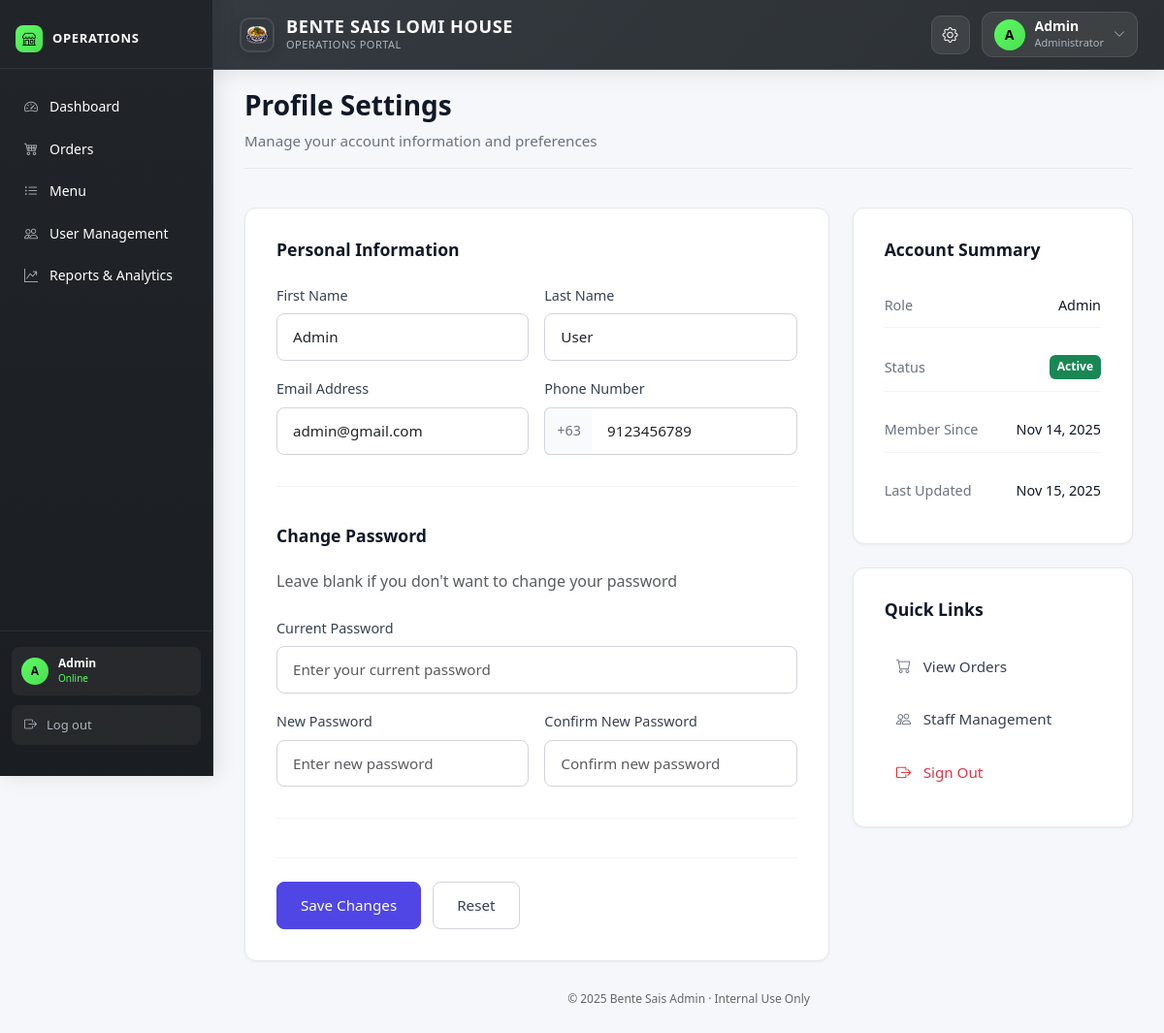
/admin/profile.php (signed in), run on an earlier commit of the app's database.
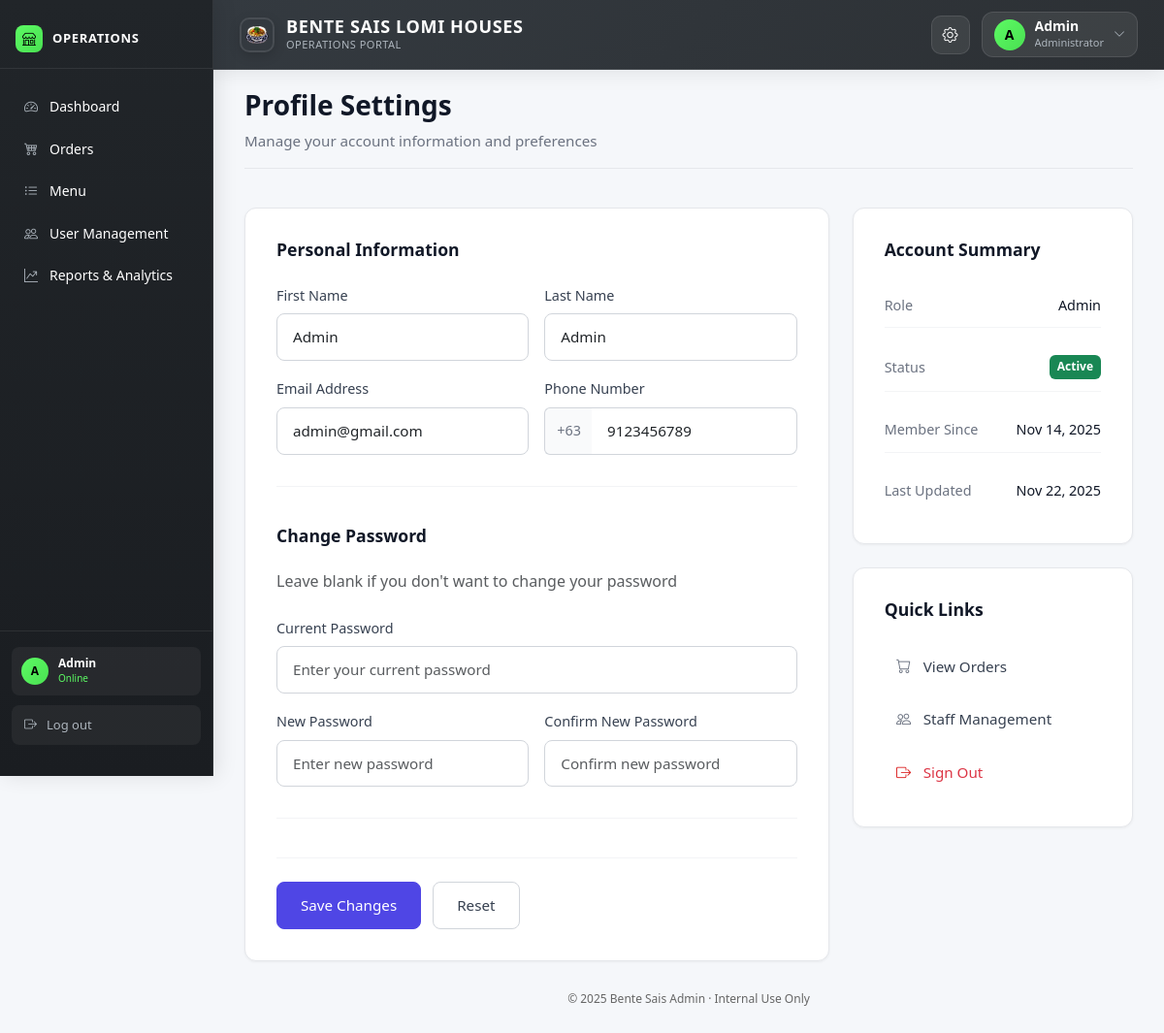
And on a later commit of the database.
### tables this page shows
CREATE TABLE `system_settings` (
  `setting_id` int(11) NOT NULL,
  `setting_key` varchar(100) NOT NULL,
  `setting_value` text DEFAULT NULL,
  `setting_type` enum('string','number','boolean','json') DEFAULT 'string',
  `description` text DEFAULT NULL,
  `updated_at` datetime DEFAULT current_timestamp() ON UPDATE current_timestamp()
);

CREATE TABLE `users` (
  `user_id` int(11) NOT NULL,
  `first_name` varchar(50) NOT NULL,
  `last_name` varchar(50) NOT NULL,
  `email` varchar(100) DEFAULT NULL,
  `phone` varchar(20) DEFAULT NULL,
  `password` varchar(255) DEFAULT NULL,
  `verification_code` varchar(6) DEFAULT NULL,
  `email_verified_at` datetime DEFAULT NULL,
  `role` enum('admin','staff','customer','driver') DEFAULT 'customer',
  `is_active` tinyint(1) DEFAULT 1,
  `created_at` datetime DEFAULT current_timestamp(),
  `updated_at` datetime DEFAULT current_timestamp() ON UPDATE current_timestamp()
);

### includes/db_connect.php (called while the page is built, shortened)
<?php
$project_root_fs = dirname(__DIR__);
$document_root_fs = $_SERVER['DOCUMENT_ROOT'];
$project_root_norm = str_replace('\\', '/', $project_root_fs);
$document_root_norm = str_replace('\\', '/', $document_root_fs);
$project_root_norm = rtrim($project_root_norm, '/');
$document_root_norm = rtrim($document_root_norm, '/');
$base_path = str_replace($document_root_norm, '', $project_root_norm);
$BASE_URL = rtrim($base_path, '/');
?>

### admin/profile.php (the view, shortened to what the changed rows need)
<?php
include __DIR__ . '/includes/header.php';
$user_id = $_SESSION['user_id'];
$user_query = $conn->prepare("SELECT * FROM users WHERE user_id = ?");
$user_query->bind_param("i", $user_id);
$user_query->execute();
$user_result = $user_query->get_result();
$user = $user_result->fetch_assoc();
?>
<div class="container-fluid">
    <main class="main-content">
        <div class="page-header mb-6">
            <h1 class="page-title">Profile Settings</h1>
        </div>
        <div class="row">
            <div class="col-lg-8">
                <div class="card">
                    <div class="card-body">
                        <form method="POST" id="profileForm">
                            <div class="section mb-6">
                                <div class="row g-3">
                                    <div class="col-md-6">
                                        <label class="form-label">First Name</label>
                                        <input type="text" class="form-control" name="first_name"
                                               value="<?= htmlspecialchars($user['first_name'] ?? '') ?>"
                                               required>
                                    </div>
                                    <div class="col-md-6">
                                        <label class="form-label">Last Name</label>
                                        <input type="text" class="form-control" name="last_name"
                                               value="<?= htmlspecialchars($user['last_name'] ?? '') ?>"
                                               required>
                                    </div>
                                    <div class="col-md-6">
                                        <label class="form-label">Email Address</label>
                                        <input type="email" class="form-control" name="email"
                                               value="<?= htmlspecialchars($user['email'] ?? '') ?>"
                                               required>
                                    </div>
                                    <div class="col-md-6">
                                        <div class="input-group">
                                            <span class="input-group-text">+63</span>
                                            <input type="text" class="form-control" name="phone"
                                                   value="<?= htmlspecialchars(str_replace('+63', '', $user['phone'] ?? '')) ?>"
                                                   placeholder="912 345 6789" maxlength="10">
                                        </div>
                                    </div>
                                </div>
                            </div>
                        </form>
                    </div>
                </div>
            </div>
            <div class="col-lg-4">
                <div class="card">
                    <div class="card-body">
                        <div class="account-info">
                            <div class="info-row">
                                <span class="info-label">Role</span>
                                <span class="info-value"><?= htmlspecialchars(ucfirst($user['role'])) ?></span>
                            </div>
                            <div class="info-row">
                                <span class="info-label">Member Since</span>
                                <span class="info-value"><?= date('M j, Y', strtotime($user['created_at'])) ?></span>
                            </div>
                            <div class="info-row">
                                <span class="info-label">Last Updated</span>
                                <span class="info-value"><?= date('M j, Y', strtotime($user['updated_at'])) ?></span>
                            </div>
                        </div>
                    </div>
                </div>
            </div>
        </div>
    </main>
</div>
<?php include __DIR__ . '/includes/footer.php'; ?>

### admin/includes/header.php (shortened to what the changed rows need)
<?php
require_once __DIR__ . '/../../includes/db_connect.php';
$store_name = "Bente Sais Lomi House";
$settings_result = $conn->query("SELECT setting_value FROM system_settings WHERE setting_key = 'store_name' LIMIT 1");
if ($settings_result && $settings_result->num_rows > 0) {
    $store_name = $settings_result->fetch_assoc()['setting_value'];
}
?>
<!DOCTYPE html>
<html lang="en">
<head>
  <link href="https://cdn.jsdelivr.net/npm/bootstrap@5.3.2/dist/css/bootstrap.min.css" rel="stylesheet">
  <link rel="stylesheet" href="https://cdn.jsdelivr.net/npm/bootstrap-icons@1.11.1/font/bootstrap-icons.css">
  <link rel="stylesheet" href="<?= htmlspecialchars($BASE_URL) ?>/assets/css/admin_dashboard.css">
</head>
<body>
<header class="site-header">
  <div class="container-fluid">
    <div class="header-content">
      <div class="brand-container">
        <div class="brand-text">
          <div class="brand-main"><?= htmlspecialchars($store_name) ?></div>
          <div class="brand-sub">Operations Portal</div>
        </div>
      </div>
    </div>
  </div>
</header>

What changed in the data, as far as the page shows it:
changed system_settings: setting_value "BENTE SAIS LOMI HOUSE" → "BENTE SAIS LOMI HOUSES"
changed users "Admin": last_name "User" → "Admin"; updated_at "Nov 15, 2025" → "Nov 22, 2025"
